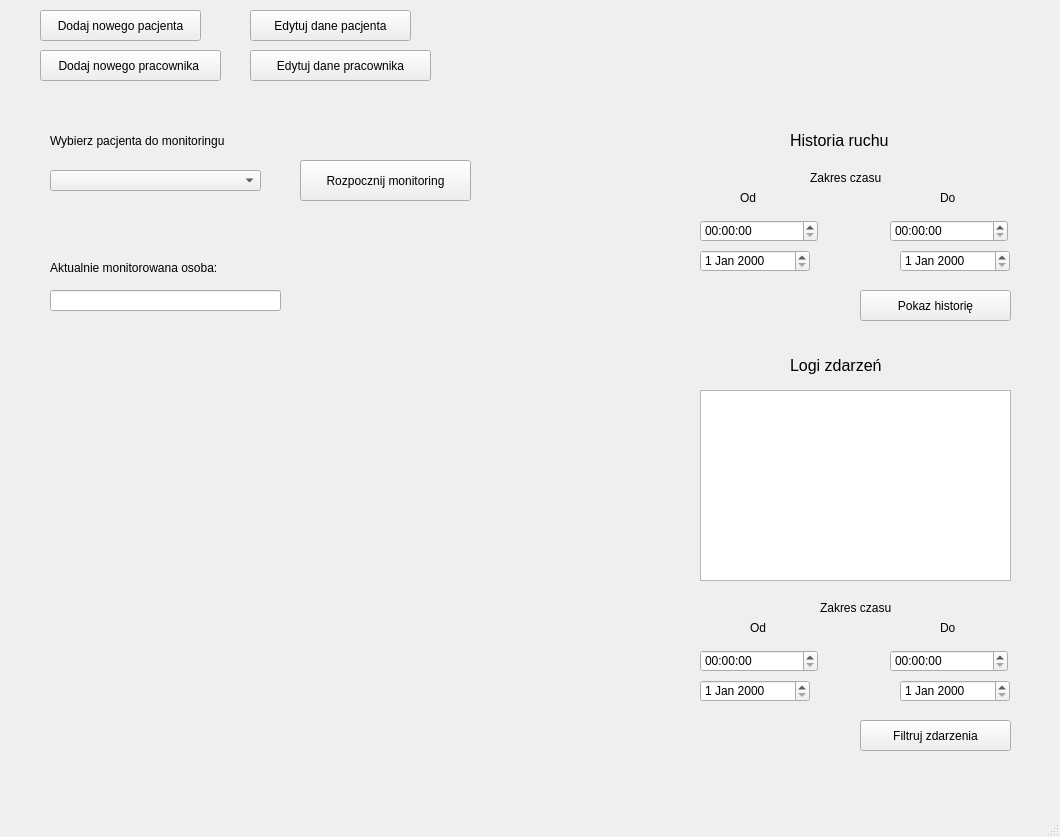
<?xml version="1.0" encoding="UTF-8"?>
<ui version="4.0">
 <class>MainWindow</class>
 <widget class="QMainWindow" name="MainWindow">
  <property name="geometry">
   <rect>
    <x>0</x>
    <y>0</y>
    <width>1060</width>
    <height>837</height>
   </rect>
  </property>
  <property name="windowTitle">
   <string>MainWindow</string>
  </property>
  <widget class="QWidget" name="centralwidget">
   <widget class="QDateEdit" name="historyDateFrom">
    <property name="geometry">
     <rect>
      <x>700</x>
      <y>250</y>
      <width>110</width>
      <height>22</height>
     </rect>
    </property>
   </widget>
   <widget class="QTimeEdit" name="historyTimeFrom">
    <property name="geometry">
     <rect>
      <x>700</x>
      <y>220</y>
      <width>118</width>
      <height>22</height>
     </rect>
    </property>
   </widget>
   <widget class="QTimeEdit" name="historyTimeTo">
    <property name="geometry">
     <rect>
      <x>890</x>
      <y>220</y>
      <width>118</width>
      <height>22</height>
     </rect>
    </property>
   </widget>
   <widget class="QDateEdit" name="historyDateTo">
    <property name="geometry">
     <rect>
      <x>900</x>
      <y>250</y>
      <width>110</width>
      <height>22</height>
     </rect>
    </property>
   </widget>
   <widget class="QPushButton" name="showHistoryButton">
    <property name="geometry">
     <rect>
      <x>860</x>
      <y>290</y>
      <width>151</width>
      <height>31</height>
     </rect>
    </property>
    <property name="text">
     <string>Pokaz historię</string>
    </property>
   </widget>
   <widget class="QPushButton" name="newPatientButton">
    <property name="geometry">
     <rect>
      <x>40</x>
      <y>10</y>
      <width>161</width>
      <height>31</height>
     </rect>
    </property>
    <property name="text">
     <string>Dodaj nowego pacjenta</string>
    </property>
   </widget>
   <widget class="QComboBox" name="choosePatientBox">
    <property name="geometry">
     <rect>
      <x>50</x>
      <y>170</y>
      <width>211</width>
      <height>21</height>
     </rect>
    </property>
   </widget>
   <widget class="QLabel" name="choosePatientLabel">
    <property name="geometry">
     <rect>
      <x>50</x>
      <y>130</y>
      <width>191</width>
      <height>21</height>
     </rect>
    </property>
    <property name="text">
     <string>Wybierz pacjenta do monitoringu</string>
    </property>
   </widget>
   <widget class="QLabel" name="historyLabel">
    <property name="geometry">
     <rect>
      <x>790</x>
      <y>130</y>
      <width>131</width>
      <height>21</height>
     </rect>
    </property>
    <property name="font">
     <font>
      <pointsize>12</pointsize>
     </font>
    </property>
    <property name="text">
     <string>Historia ruchu</string>
    </property>
   </widget>
   <widget class="QPushButton" name="startButton">
    <property name="geometry">
     <rect>
      <x>300</x>
      <y>160</y>
      <width>171</width>
      <height>41</height>
     </rect>
    </property>
    <property name="text">
     <string>Rozpocznij monitoring</string>
    </property>
   </widget>
   <widget class="QPushButton" name="editPatientButton">
    <property name="geometry">
     <rect>
      <x>250</x>
      <y>10</y>
      <width>161</width>
      <height>31</height>
     </rect>
    </property>
    <property name="text">
     <string>Edytuj dane pacjenta</string>
    </property>
   </widget>
   <widget class="QPushButton" name="newEmpButton">
    <property name="geometry">
     <rect>
      <x>40</x>
      <y>50</y>
      <width>181</width>
      <height>31</height>
     </rect>
    </property>
    <property name="text">
     <string>Dodaj nowego pracownika </string>
    </property>
   </widget>
   <widget class="QPushButton" name="editEmpButton">
    <property name="geometry">
     <rect>
      <x>250</x>
      <y>50</y>
      <width>181</width>
      <height>31</height>
     </rect>
    </property>
    <property name="text">
     <string>Edytuj dane pracownika</string>
    </property>
   </widget>
   <widget class="QListView" name="listView">
    <property name="geometry">
     <rect>
      <x>700</x>
      <y>390</y>
      <width>311</width>
      <height>191</height>
     </rect>
    </property>
   </widget>
   <widget class="QLabel" name="logsLabel">
    <property name="geometry">
     <rect>
      <x>790</x>
      <y>350</y>
      <width>131</width>
      <height>31</height>
     </rect>
    </property>
    <property name="font">
     <font>
      <pointsize>12</pointsize>
     </font>
    </property>
    <property name="text">
     <string>Logi zdarzeń</string>
    </property>
   </widget>
   <widget class="QLabel" name="label_6">
    <property name="geometry">
     <rect>
      <x>750</x>
      <y>620</y>
      <width>16</width>
      <height>16</height>
     </rect>
    </property>
    <property name="text">
     <string>Od</string>
    </property>
   </widget>
   <widget class="QTimeEdit" name="timeEdit_3">
    <property name="geometry">
     <rect>
      <x>890</x>
      <y>650</y>
      <width>118</width>
      <height>22</height>
     </rect>
    </property>
   </widget>
   <widget class="QTimeEdit" name="timeEdit_4">
    <property name="geometry">
     <rect>
      <x>700</x>
      <y>650</y>
      <width>118</width>
      <height>22</height>
     </rect>
    </property>
   </widget>
   <widget class="QDateEdit" name="dateEdit_3">
    <property name="geometry">
     <rect>
      <x>900</x>
      <y>680</y>
      <width>110</width>
      <height>22</height>
     </rect>
    </property>
   </widget>
   <widget class="QLabel" name="label_7">
    <property name="geometry">
     <rect>
      <x>940</x>
      <y>620</y>
      <width>21</width>
      <height>16</height>
     </rect>
    </property>
    <property name="text">
     <string>Do</string>
    </property>
   </widget>
   <widget class="QDateEdit" name="dateEdit_4">
    <property name="geometry">
     <rect>
      <x>700</x>
      <y>680</y>
      <width>110</width>
      <height>22</height>
     </rect>
    </property>
   </widget>
   <widget class="QPushButton" name="showEventsButton">
    <property name="geometry">
     <rect>
      <x>860</x>
      <y>720</y>
      <width>151</width>
      <height>31</height>
     </rect>
    </property>
    <property name="text">
     <string>Filtruj zdarzenia</string>
    </property>
   </widget>
   <widget class="QLabel" name="label_8">
    <property name="geometry">
     <rect>
      <x>820</x>
      <y>600</y>
      <width>81</width>
      <height>16</height>
     </rect>
    </property>
    <property name="text">
     <string>Zakres czasu</string>
    </property>
   </widget>
   <widget class="QLabel" name="label_9">
    <property name="geometry">
     <rect>
      <x>740</x>
      <y>190</y>
      <width>16</width>
      <height>16</height>
     </rect>
    </property>
    <property name="text">
     <string>Od</string>
    </property>
   </widget>
   <widget class="QLabel" name="label_10">
    <property name="geometry">
     <rect>
      <x>940</x>
      <y>190</y>
      <width>21</width>
      <height>16</height>
     </rect>
    </property>
    <property name="text">
     <string>Do</string>
    </property>
   </widget>
   <widget class="QLabel" name="label_11">
    <property name="geometry">
     <rect>
      <x>810</x>
      <y>170</y>
      <width>81</width>
      <height>16</height>
     </rect>
    </property>
    <property name="text">
     <string>Zakres czasu</string>
    </property>
   </widget>
   <widget class="QLineEdit" name="currentPersonLine">
    <property name="geometry">
     <rect>
      <x>50</x>
      <y>290</y>
      <width>231</width>
      <height>21</height>
     </rect>
    </property>
   </widget>
   <widget class="QLabel" name="currentPersonLabel">
    <property name="geometry">
     <rect>
      <x>50</x>
      <y>260</y>
      <width>191</width>
      <height>16</height>
     </rect>
    </property>
    <property name="text">
     <string>Aktualnie monitorowana osoba:</string>
    </property>
   </widget>
  </widget>
  <widget class="QMenuBar" name="menubar">
   <property name="geometry">
    <rect>
     <x>0</x>
     <y>0</y>
     <width>1060</width>
     <height>26</height>
    </rect>
   </property>
  </widget>
  <widget class="QStatusBar" name="statusbar"/>
 </widget>
 <resources/>
 <connections/>
</ui>
